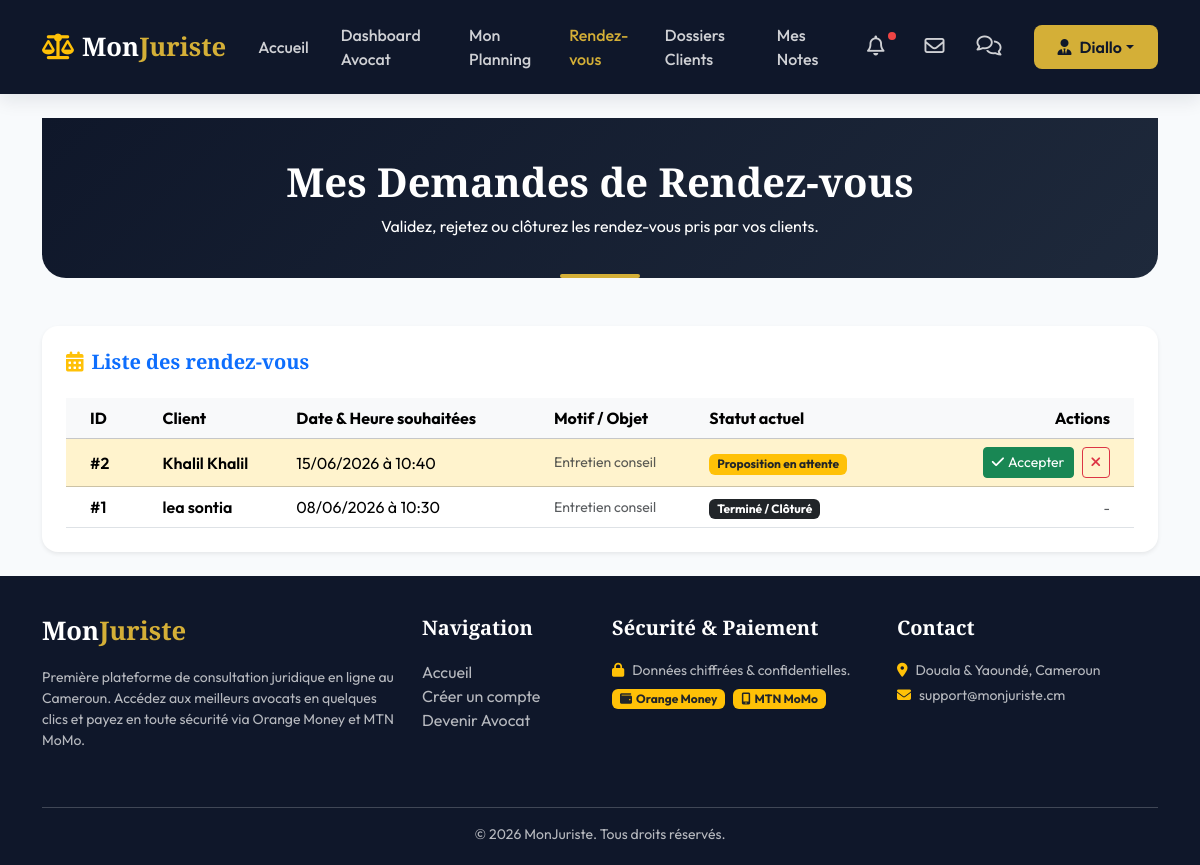
The app's page /avocat/rendezvous/ (signed in) with its own data.
### monjuriste/models.py (models this page shows, shortened)
class User(AbstractUser):
    ROLE_CHOICES = (
        ('CLIENT', 'Client'),
        ('AVOCAT', 'Avocat'),
        ('ADMIN', 'Administrateur'),
    )
    role = models.CharField(max_length=20, choices=ROLE_CHOICES, default='CLIENT')
    telephone = models.CharField(max_length=20, blank=True, null=True)
    photo = models.ImageField(upload_to='profiles/', blank=True, null=True)

class RendezVous(models.Model):
    STATUT_CHOICES = (
        ('EN_ATTENTE', 'En attente'),
        ('ACCEPTE', 'Accepté'),
        ('REJETE', 'Rejeté'),
        ('ANNULE', 'Annulé'),
        ('TERMINE', 'Terminé'),
    )
    client = models.ForeignKey(ClientProfile, on_delete=models.CASCADE, related_name='rendezvous')
    avocat = models.ForeignKey(AvocatProfile, on_delete=models.CASCADE, related_name='rendezvous')
    demande = models.ForeignKey(DemandeConsultation, on_delete=models.SET_NULL, null=True, blank=True, related_name='rendezvous')
    date_heure = models.DateTimeField()
    statut = models.CharField(max_length=20, choices=STATUT_CHOICES, default='EN_ATTENTE')
    motif = models.TextField(blank=True, help_text="Détails additionnels pour la rencontre")
    created_at = models.DateTimeField(auto_now_add=True)
    updated_at = models.DateTimeField(auto_now=True)
    class Meta:
        verbose_name = "Rendez-vous"
        verbose_name_plural = "Rendez-vous"
        ordering = ['date_heure']

class ClientProfile(models.Model):
    user = models.OneToOneField(User, on_delete=models.CASCADE, related_name='client_profile')
    adresse = models.TextField(blank=True, null=True)
    class Meta:
        verbose_name = "Profil Client"
        verbose_name_plural = "Profils Clients"

### monjuriste/decorators.py (the view, shortened to what this page needs)
        @login_required
        def _wrapped_view(request, *args, **kwargs):
            if request.user.role in allowed_roles:
                if request.user.role == 'AVOCAT':
                    if hasattr(request.user, 'avocat_profile') and request.user.avocat_profile.is_approved:
                        return view_func(request, *args, **kwargs)
                    else:
                        raise PermissionDenied("Votre compte avocat est en cours de validation par un administrateur.")
                return view_func(request, *args, **kwargs)
            raise PermissionDenied("Vous n'avez pas l'autorisation d'accéder à cette page.")

### monjuriste/views.py (called while the page is built, shortened)
@login_required
@role_required('AVOCAT')
def avocat_rendezvous(request):
    avocat_profile = request.user.avocat_profile
    rdvs = RendezVous.objects.filter(avocat=avocat_profile).order_by('-date_heure')
    return render(request, 'avocat/rendezvous.html', {'rdv_list': rdvs})

### templates/avocat/rendezvous.html (shortened to what this page needs)
{% extends 'base.html' %}
{% block content %}
<div class="container">
    <div class="page-header text-center mb-5">
        <h1 class="font-serif">Mes Demandes de Rendez-vous</h1>
        <p class="mb-0">Validez, rejetez ou clôturez les rendez-vous pris par vos clients.</p>
    </div>
    <div class="card border-0 shadow-sm p-4 bg-white" style="border-radius: 16px;">
        <h5 class="font-serif text-primary mb-4"><i class="fa-solid fa-calendar-days text-warning me-2"></i>Liste des rendez-vous</h5>
        <div class="table-responsive">
            <table class="table table-hover align-middle mb-0">
                <thead class="table-light">
                    <tr>
                        <th class="px-4">ID</th>
                        <th>Client</th>
                        <th>Date & Heure souhaitées</th>
                        <th>Motif / Objet</th>
                        <th>Statut actuel</th>
                        <th class="text-end px-4">Actions</th>
                    </tr>
                </thead>
                <tbody>
                    {% for rdv in rdv_list %}
                        <tr class="{% if rdv.statut == 'EN_ATTENTE' %}table-warning table-opacity-10{% endif %}">
                            <td class="px-4 fw-semibold">#{{ rdv.id }}</td>
                            <td class="fw-semibold">{{ rdv.client.user.get_full_name }}</td>
                            <td>{{ rdv.date_heure|date:"d/m/Y à H:i" }}</td>
                            <td class="small text-muted">{{ rdv.motif|default:"Entretien conseil" }}</td>
                            <td>
                                {% if rdv.statut == 'EN_ATTENTE' %}
                                    <span class="badge bg-warning text-dark">Proposition en attente</span>
                                {% elif rdv.statut == 'ACCEPTE' %}
                                    <span class="badge bg-success text-white">Accepté / Confirmé</span>
                                {% elif rdv.statut == 'REJETE' %}
                                    <span class="badge bg-danger text-white">Rejeté</span>
                                {% elif rdv.statut == 'ANNULE' %}
                                    <span class="badge bg-secondary text-white">Annulé par client</span>
                                {% else %}
                                    <span class="badge bg-dark text-white">Terminé / Clôturé</span>
                                {% endif %}
                            </td>
                            <td class="text-end px-4">
                                <form method="post" class="d-inline-flex gap-2">
                                    {% if rdv.statut == 'EN_ATTENTE' %}
                                        <button type="submit" name="statut" value="ACCEPTE" class="btn btn-sm btn-success" title="Accepter"><i class="fa-solid fa-check me-1"></i>Accepter</button>
                                        <button type="submit" name="statut" value="REJETE" class="btn btn-sm btn-outline-danger" title="Refuser"><i class="fa-solid fa-xmark"></i></button>
                                    {% elif rdv.statut == 'ACCEPTE' %}
                                        <button type="submit" name="statut" value="TERMINE" class="btn btn-sm btn-navy" title="Clôturer la consultation"><i class="fa-solid fa-circle-check me-1"></i>Terminer</button>
                                    {% else %}
                                        <span class="text-muted small">-</span>
                                    {% endif %}
                                </form>
                            </td>
                        </tr>
                    {% empty %}
                        <tr>
                            <td colspan="6" class="text-center py-4 text-muted">
                                Aucun rendez-vous répertorié.
                            </td>
                        </tr>
                    {% endfor %}
                </tbody>
            </table>
        </div>
    </div>
</div>
{% endblock %}

### templates/base.html (shortened to what this page needs)
<!DOCTYPE html>
<html lang="fr">
<head>
    <link href="https://cdn.jsdelivr.net/npm/bootstrap@5.3.2/dist/css/bootstrap.min.css" rel="stylesheet">
    <link href="https://cdnjs.cloudflare.com/ajax/libs/font-awesome/6.4.2/css/all.min.css" rel="stylesheet">
    {% load static %}
    <link rel="stylesheet" href="{% static 'css/style.css' %}">
</head>
<body>
    <nav class="navbar navbar-expand-lg navbar-dark navbar-custom sticky-top">
        <div class="container">
            <a class="navbar-brand font-serif" href="{% url 'visitor_index' %}">
                <i class="fa-solid fa-scale-balanced me-2 text-warning"></i>Mon<span>Juriste</span>
            </a>
            <div class="collapse navbar-collapse" id="navbarNav">
                <ul class="navbar-nav ms-auto align-items-center">
                    <li class="nav-item">
                        <a class="nav-link {% if request.resolver_match.url_name == 'visitor_index' %}active{% endif %}" href="{% url 'visitor_index' %}">Accueil</a>
                    </li>
                    {% if user.is_authenticated %}
                        {% if user.role == 'AVOCAT' %}
                            <li class="nav-item">
                                <a class="nav-link {% if 'avocat/dashboard' in request.path %}active{% endif %}" href="{% url 'avocat_dashboard' %}">Dashboard Avocat</a>
                            </li>
                            <li class="nav-item">
                                <a class="nav-link {% if 'avocat/planning' in request.path %}active{% endif %}" href="{% url 'avocat_planning' %}">Mon Planning</a>
                            </li>
                            <li class="nav-item">
                                <a class="nav-link {% if 'avocat/rendezvous' in request.path %}active{% endif %}" href="{% url 'avocat_rendezvous' %}">Rendez-vous</a>
                            </li>
                            <li class="nav-item">
                                <a class="nav-link {% if 'avocat/dossiers' in request.path %}active{% endif %}" href="{% url 'avocat_dossiers' %}">Dossiers Clients</a>
                            </li>
                            <li class="nav-item">
                                <a class="nav-link {% if 'avocat/avis' in request.path %}active{% endif %}" href="{% url 'avocat_notes' %}">Mes Notes</a>
                            </li>
                        {% endif %}
                        <li class="nav-item position-relative mx-2">
                            <a class="nav-link {% if 'notifications' in request.path %}active{% endif %}" href="{% url 'notifications_list' %}">
                                <i class="fa-regular fa-bell fs-5"></i>
                                {% if user.notifications.all %}
                                    <span class="notification-dot"></span>
                                {% endif %}
                            </a>
                        </li>
                        <li class="nav-item">
                            <a class="nav-link {% if 'emails' in request.path %}active{% endif %}" href="{% url 'emails_list' %}" title="Mes Emails reçus">
                                <i class="fa-regular fa-envelope fs-5"></i>
                            </a>
                        </li>
                        <li class="nav-item">
                            <a class="nav-link {% if 'messages' in request.path %}active{% endif %}" href="{% url 'conversation_list' %}" title="Mes Discussions">
                                <i class="fa-regular fa-comments fs-5"></i>
                            </a>
                        </li>
                        <li class="nav-item dropdown ms-3">
                            <a class="btn btn-gold dropdown-toggle d-flex align-items-center" href="#" role="button" data-bs-toggle="dropdown">
                                <i class="fa-solid fa-user-tie me-2"></i>{{ user.first_name|default:user.username }}
                            </a>
                        </li>
                    {% endif %}
                </ul>
            </div>
        </div>
    </nav>
    <main class="py-4">
        {% block content %}{% endblock %}
    </main>
    <footer>
        <div class="container">
            <div class="row">
                <div class="col-md-4 mb-4">
                    <h5 class="navbar-brand">Mon<span>Juriste</span></h5>
                    <p class="small">Première plateforme de consultation juridique en ligne au Cameroun. Accédez aux meilleurs avocats en quelques clics et payez en toute sécurité via Orange Money et MTN MoMo.</p>
                </div>
                <div class="col-md-2 mb-4">
                    <h5>Navigation</h5>
                    <ul class="list-unstyled">
                        <li><a href="{% url 'visitor_index' %}">Accueil</a></li>
                        <li><a href="{% url 'register' %}">Créer un compte</a></li>
                        <li><a href="{% url 'lawyer_register' %}">Devenir Avocat</a></li>
                    </ul>
                </div>
                <div class="col-md-3 mb-4">
                    <h5>Sécurité & Paiement</h5>
                    <p class="small mb-2"><i class="fa-solid fa-lock text-warning me-2"></i>Données chiffrées & confidentielles.</p>
                    <div class="d-flex gap-2">
                        <span class="badge bg-warning text-dark px-2 py-1"><i class="fa-solid fa-wallet me-1"></i>Orange Money</span>
                        <span class="badge bg-warning text-dark px-2 py-1"><i class="fa-solid fa-mobile-screen me-1"></i>MTN MoMo</span>
                    </div>
                </div>
                <div class="col-md-3 mb-4">
                    <h5>Contact</h5>
                    <p class="small mb-1"><i class="fa-solid fa-location-dot me-2 text-warning"></i>Douala & Yaoundé, Cameroun</p>
                    <p class="small mb-1"><i class="fa-solid fa-envelope me-2 text-warning"></i>support@monjuriste.cm</p>
                </div>
            </div>
            <hr class="bg-secondary">
            <div class="row mt-3 text-center">
                <div class="col-12">
                    <p class="small mb-0">&copy; 2026 MonJuriste. Tous droits réservés.</p>
                </div>
            </div>
        </div>
    </footer>
</body>
</html>

### static/css/style.css (style rules this page uses)
:root { --primary: #0F172A; --primary-light: #1E293B; --accent: #D4AF37; --accent-hover: #C5A028; --accent-light: #FCE8B2; --secondary: #475569; --success: #10B981; --warning: #F59E0B; --danger: #EF4444; --info: #3B82F6; --light-bg: #F8FAFC; --white: #FFFFFF; --glass-bg: rgba(255, 255, 255, 0.85); --glass-border: rgba(255, 255, 255, 0.4); --shadow-sm: 0 2px 4px rgba(15, 23, 42, 0.05); --shadow-md: 0 8px 16px rgba(15, 23, 42, 0.08); --shadow-lg: 0 16px 32px rgba(15, 23, 42, 0.12); --transition: all 0.3s cubic-bezier(0.4, 0, 0.2, 1); --font-serif: 'Playfair Display', Georgia, serif; --font-sans: 'Outfit', sans-serif; }
body { font-family: var(--font-sans); background-color: var(--light-bg); color: var(--primary); min-height: 100vh; display: flex; flex-direction: column; overflow-x: hidden; }
h1, h2, h3, h4, h5, h6 { font-weight: 700; }
.font-serif { font-family: var(--font-serif); }
.btn-gold { background-color: var(--accent); color: var(--primary); border: none; font-weight: 600; padding: 10px 24px; border-radius: 8px; transition: var(--transition); }
.navbar-custom { background-color: var(--primary); box-shadow: var(--shadow-md); padding: 15px 0; }
.navbar-brand { font-family: var(--font-serif); font-size: 1.6rem; font-weight: 700; color: var(--white) !important; }
.navbar-brand span { color: var(--accent); }
.nav-link { color: rgba(255, 255, 255, 0.8) !important; font-weight: 500; margin: 0 8px; transition: var(--transition); }
.nav-link:hover, .nav-link.active { color: var(--accent) !important; }
.page-header { background: linear-gradient(135deg, var(--primary) 0%, var(--primary-light) 100%); color: var(--white); padding: 40px 0; margin-bottom: 40px; border-radius: 0 0 24px 24px; position: relative; }
.page-header::after { content: ''; position: absolute; bottom: 0; left: 50%; transform: translateX(-50%); width: 80px; height: 4px; background-color: var(--accent); border-radius: 2px; }
footer { background-color: var(--primary); color: rgba(255, 255, 255, 0.7); padding: 40px 0 20px 0; margin-top: auto; }
footer h5 { color: var(--white); font-family: var(--font-serif); margin-bottom: 20px; }
footer a { color: rgba(255, 255, 255, 0.7); text-decoration: none; transition: var(--transition); }
.notification-dot { position: absolute; top: 5px; right: 5px; width: 8px; height: 8px; background-color: var(--danger); border-radius: 50%; }

### records on screen
User: first_name "Diallo"
RendezVous: id "2", client.user.get_full_name "Khalil Khalil", date_heure "15/06/2026 à 10:40", motif "Entretien conseil", statut "Proposition en attente"
RendezVous: id "1", client.user.get_full_name "lea sontia", date_heure "08/06/2026 à 10:30", motif "Entretien conseil", statut "Terminé / Clôturé"
